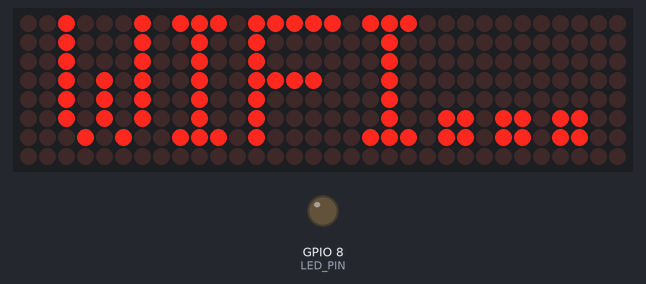
Recording of a sketch running on a simulated ESP32-C3. On the bench: 32×8 LED matrix, output pins drawn as LEDs (lit = HIGH). WiFi joins after 1.5 s; servers stay silent unless stated; the local clock reads 2024-03-15 10:24:30 at power-on unless the sketch sets it; what the sketch prints to the serial monitor is not drawn.

Above: at 0.1 s.
At 1.75 s:
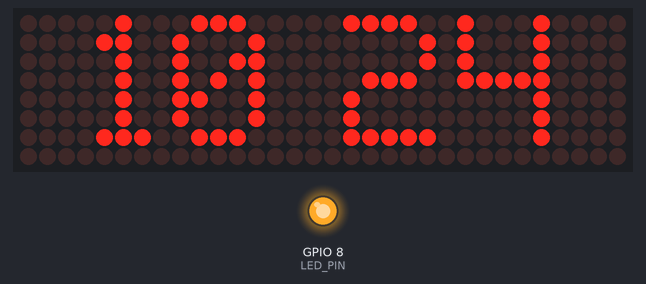
At 20.1 s:
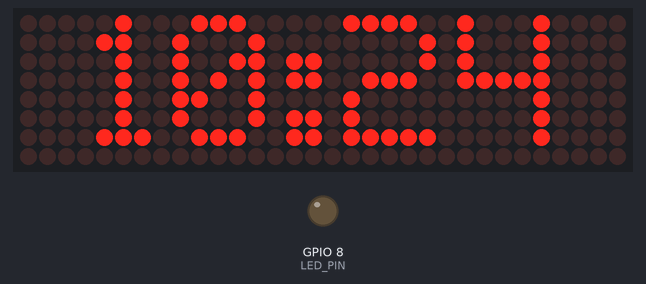
At 38.1 s:
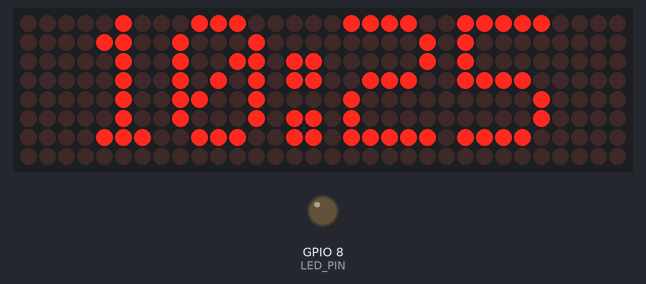
Timing chart, 0 to 40.0 s (numbered marks = the images above):
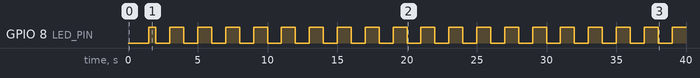

Measured:
- by itself, GPIO 8 (LED_PIN): repeats every 2.0 s: LOW 1.0 s, HIGH 1.0 s
- what the display in image 1 shows lasts 0.5 s, from 1.5 s to 2.0 s
- what the display in image 2 shows lasts 1.0 s, from 20.0 s to 21.0 s

The sketch:

esp32c3_ntp_dclock_max7219.ino
```cpp
#include <WiFi.h>
#include <time.h>
#include <MD_Parola.h>
#include <MD_MAX72xx.h>
#include <SPI.h>

// WiFi Credentials
const char* ssid     = "YOUR SSID HERE";
const char* password = "YOUR PASSWORD HERE";

// Hardware SPI for ESP32-C3 Super Mini
#define HARDWARE_TYPE MD_MAX72XX::FC16_HW // Most common 8x32 modules
#define MAX_DEVICES 4
#define CS_PIN      7  // Chip Select
#define DATA_PIN    6  // MOSI
#define CLK_PIN     4  // SCK

// Initialize Parola
MD_Parola P = MD_Parola(HARDWARE_TYPE, DATA_PIN, CLK_PIN, CS_PIN, MAX_DEVICES);

// NTP Settings for Indonesia
const char* ntpServer = "id.pool.ntp.org"; // Indonesian NTP Server
const long  gmtOffset_sec = 25200;          // WIB (UTC+7) = 7 * 3600
const int   daylightOffset_sec = 0;        // No DST in Indonesia

char timeString[9]; // HH:mm:ss
const int LED_PIN = 8;

void setup() {
  Serial.begin(115200);
  pinMode(LED_PIN, OUTPUT);

  P.begin();
  P.setIntensity(0); // Brightness 0-15
  P.displayClear();
  P.displayText("WIFI...", PA_CENTER, 0, 0, PA_PRINT, PA_NO_EFFECT);
  P.displayAnimate();

  // Connect to WiFi
  WiFi.begin(ssid, password);
  while (WiFi.status() != WL_CONNECTED) {
    delay(500);
    Serial.print(".");
  }

  // Init and get the time
  configTime(gmtOffset_sec, daylightOffset_sec, ntpServer);
}

void loop() {
  struct tm timeinfo;
  if (!getLocalTime(&timeinfo)) {
    P.displayText("ERR", PA_CENTER, 0, 0, PA_PRINT, PA_NO_EFFECT);
    P.displayAnimate();
    return;
  }

  // Blinking logic: if seconds are even, show ":", if odd, show " "
  bool showColon = (timeinfo.tm_sec % 2 == 0);

  if (showColon) {
    // Format with colon (HH:mm)
    strftime(timeString, sizeof(timeString), "%H:%M", &timeinfo);
    digitalWrite(LED_PIN, LOW);
  } else {
    // Format with space instead of colon (HH mm)
    strftime(timeString, sizeof(timeString), "%H %M", &timeinfo);
    digitalWrite(LED_PIN, HIGH);
  }

  // Update the display
  if (P.displayAnimate()) {
    P.displayText(timeString, PA_CENTER, 0, 0, PA_PRINT, PA_NO_EFFECT);
  }
}
```
